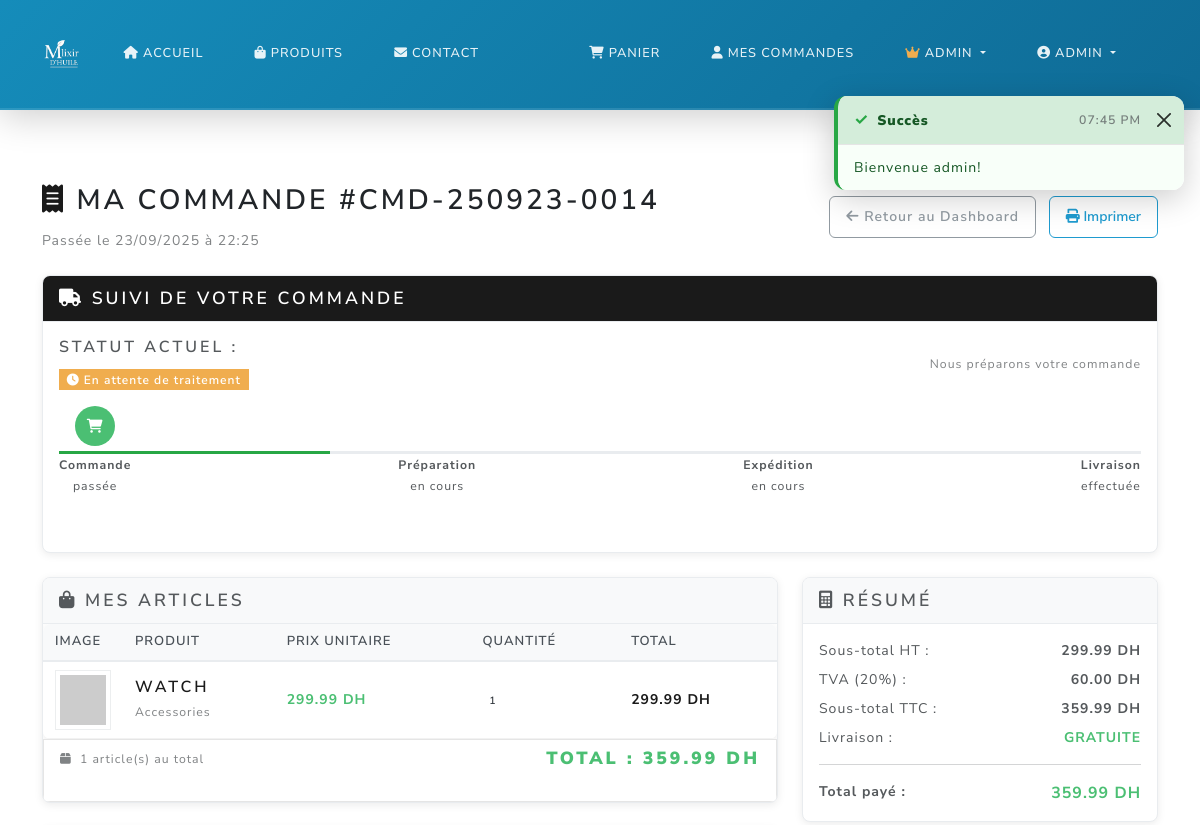
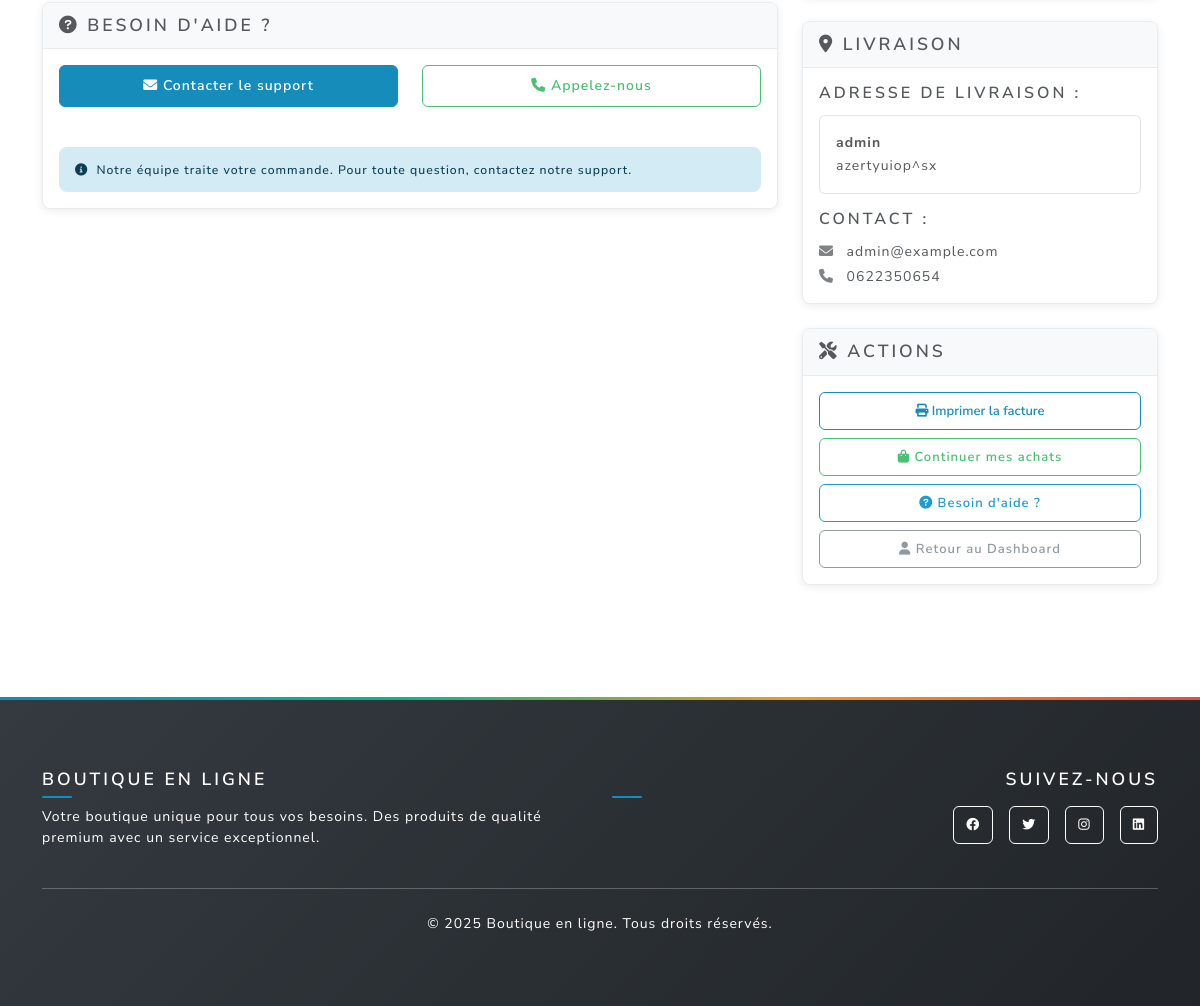
/order/14 (signed in), run on an earlier commit of the app's database (2 pictures, top to bottom).
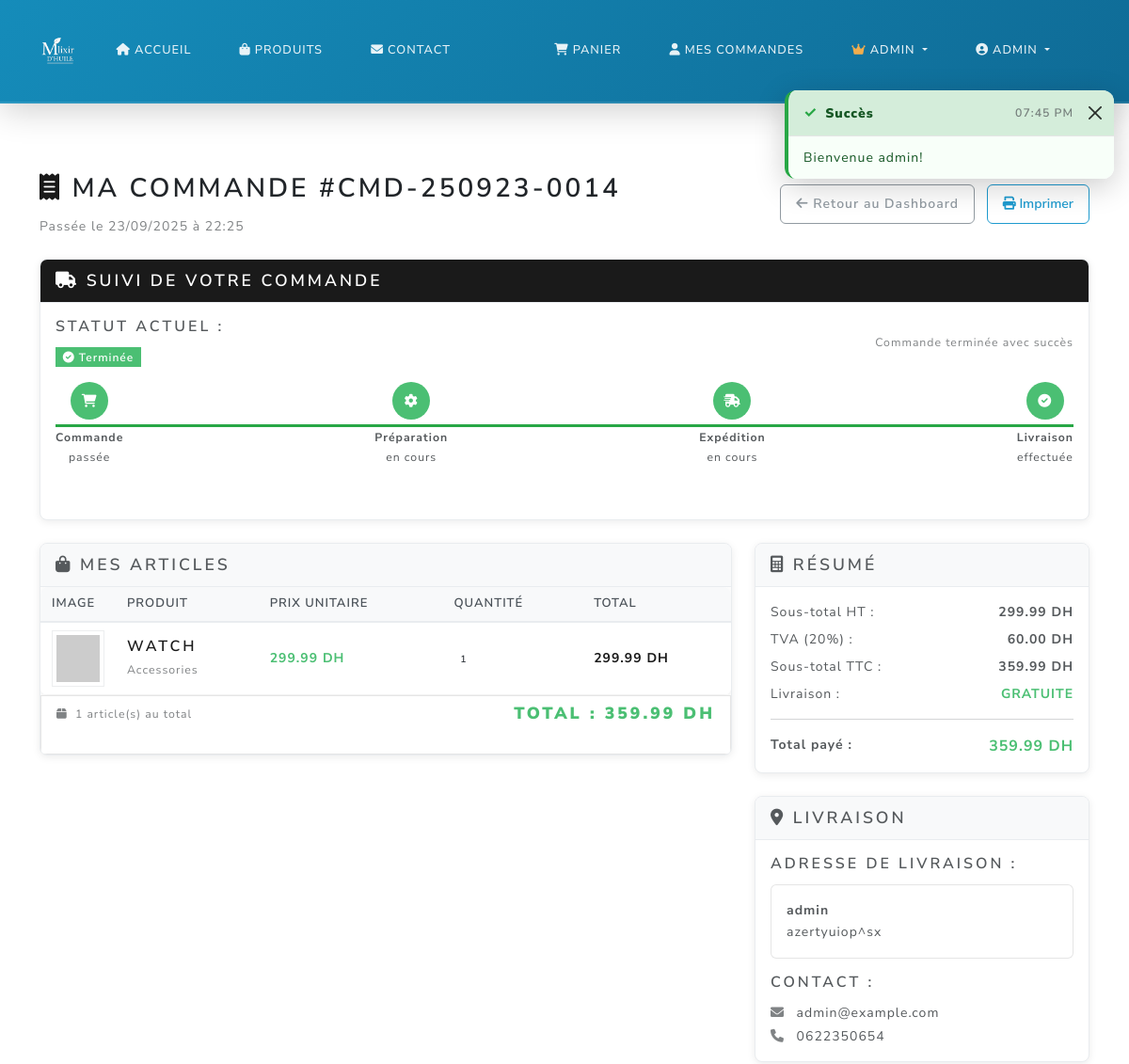
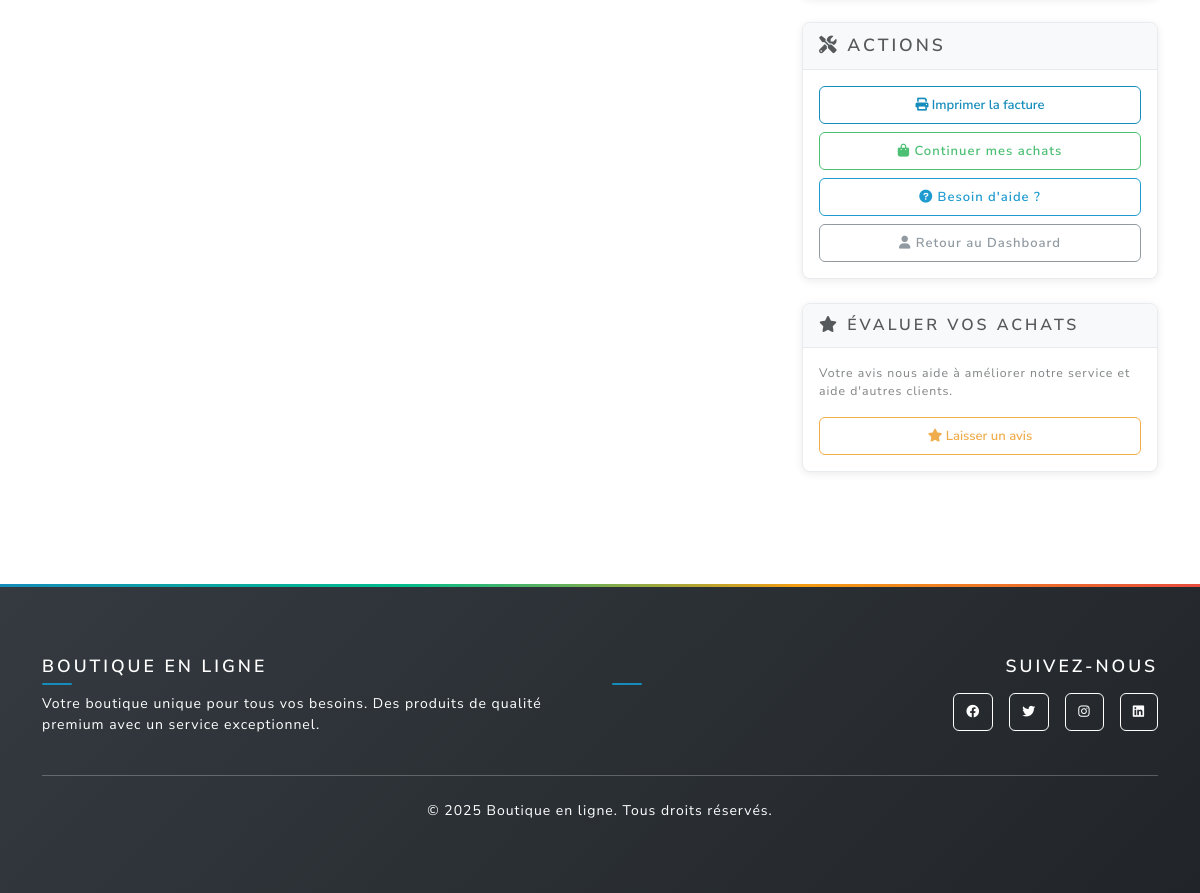
And on a later commit of the database (2 pictures, top to bottom).
### main.py (the view)
@app.route('/order/<int:order_id>')
@login_required
def order_detail(order_id):
    order = Order.query.filter_by(id=order_id, user_id=current_user.id).first_or_404()
    order_items = db.session.query(OrderItem, Product)\
        .join(Product, OrderItem.product_id == Product.id)\
        .filter(OrderItem.order_id == order_id)\
        .all()
    return render_template('order_detail.html', order=order, order_items=order_items)

### main.py (called while the page is built, shortened)
@login_manager.user_loader
def load_user(user_id):
    return User.query.get(int(user_id))

@app.context_processor
def inject_toast_messages():
    toast_message = session.pop('toast_message', None)
    toast_type = session.pop('toast_type', None)
    return {
        'toast_message': toast_message,
        'toast_type': toast_type or 'info'
    }

@app.context_processor
def inject_cart_count():
    if current_user.is_authenticated:
        try:
            from sqlalchemy import inspect
            inspector = inspect(db.engine)
            if 'cart' in inspector.get_table_names():
                cart_count = Cart.query.filter_by(user_id=current_user.id).count()
                cart_total_quantity = db.session.query(db.func.sum(Cart.quantity))\
                    .filter_by(user_id=current_user.id).scalar() or 0
                return {
                    'cart_count': cart_count,
                    'cart_total_quantity': int(cart_total_quantity)
                }
        except Exception:
            pass
    return {'cart_count': 0, 'cart_total_quantity': 0}

def get_shipping_settings():
    settings = ShippingSettings.query.first()
    return settings

### templates/order_detail.html (shortened to what the changed rows need)
{% extends "base.html" %}
{% block content %}
<div class="container py-4">
  <div class="d-flex justify-content-between align-items-center mb-4">
    <div>
      <h2><i class="fas fa-receipt text-primary"></i> Ma Commande #{{ order.title }}</h2>
    </div>
  </div>
  <div class="row mb-4">
    <div class="col-12">
      <div class="card">
        <div class="card-body">
          <div class="row align-items-center mb-3">
            <div class="col-md-6">
              <h6>Statut actuel :</h6>
              {% if order.status == 'pending' %}
                <span class="badge bg-warning fs-6"><i class="fas fa-clock me-1"></i>En attente de traitement</span>
              {% elif order.status == 'processing' %}
                <span class="badge bg-info fs-6"><i class="fas fa-cog me-1"></i>En cours de préparation</span>
              {% elif order.status == 'shipped' %}
                <span class="badge bg-primary fs-6"><i class="fas fa-shipping-fast me-1"></i>Expédiée</span>
              {% elif order.status == 'delivered' %}
                <span class="badge bg-success fs-6"><i class="fas fa-truck me-1"></i>Livrée</span>
              {% elif order.status == 'completed' %}
                <span class="badge bg-success fs-6"><i class="fas fa-check-circle me-1"></i>Terminée</span>
              {% elif order.status == 'cancelled' %}
                <span class="badge bg-danger fs-6"><i class="fas fa-times me-1"></i>Annulée</span>
              {% endif %}
            </div>
            <div class="col-md-6 text-end">
              <small class="text-muted">
                {% if order.status == 'pending' %}
                  Nous préparons votre commande
                {% elif order.status == 'processing' %}
                  Votre commande est en cours de préparation
                {% elif order.status == 'shipped' %}
                  Votre commande a été expédiée
                {% elif order.status == 'delivered' %}
                  Votre commande a été livrée
                {% elif order.status == 'completed' %}
                  Commande terminée avec succès
                {% elif order.status == 'cancelled' %}
                  Cette commande a été annulée
                {% endif %}
              </small>
            </div>
          </div>
          <div class="row">
            <div class="col-12">
              <div class="d-flex justify-content-between position-relative mb-3">
                {% set progress_width = 25 %}
                {% if order.status == 'processing' %}
                  {% set progress_width = 50 %}
                {% elif order.status == 'shipped' %}
                  {% set progress_width = 75 %}
                {% elif order.status in ['delivered', 'completed'] %}
                  {% set progress_width = 100 %}
                {% elif order.status == 'cancelled' %}
                  {% set progress_width = 0 %}
                {% endif %}
                <div class="position-absolute top-50 start-0 w-100" style="height: 3px; background-color: #e9ecef; z-index: 1;"></div>
                <div class="position-absolute top-50 start-0" style="height: 3px; width: {{ progress_width }}%; background-color: #28a745; z-index: 2;"></div>
                <div class="text-center position-relative" style="z-index: 3;">
                  <div class="rounded-circle bg-{{ 'success' if order.status in ['pending', 'processing', 'shipped', 'delivered', 'completed'] else 'secondary' }} text-white d-flex align-items-center justify-content-center mx-auto mb-2" style="width: 40px; height: 40px;">
                  </div>
                  <small><strong>Commande</strong><br>passée</small>
                </div>
                <div class="text-center position-relative" style="z-index: 3;">
                  <div class="rounded-circle bg-{{ 'success' if order.status in ['processing', 'shipped', 'delivered', 'completed'] else 'secondary' }} text-white d-flex align-items-center justify-content-center mx-auto mb-2" style="width: 40px; height: 40px;">
                  </div>
                  <small><strong>Préparation</strong><br>en cours</small>
                </div>
                <div class="text-center position-relative" style="z-index: 3;">
                  <div class="rounded-circle bg-{{ 'success' if order.status in ['shipped', 'delivered', 'completed'] else 'secondary' }} text-white d-flex align-items-center justify-content-center mx-auto mb-2" style="width: 40px; height: 40px;">
                  </div>
                  <small><strong>Expédition</strong><br>en cours</small>
                </div>
                <div class="text-center position-relative" style="z-index: 3;">
                  <div class="rounded-circle bg-{{ 'success' if order.status in ['delivered', 'completed'] else 'secondary' }} text-white d-flex align-items-center justify-content-center mx-auto mb-2" style="width: 40px; height: 40px;">
                  </div>
                  <small><strong>Livraison</strong><br>effectuée</small>
                </div>
              </div>
            </div>
          </div>
        </div>
      </div>
    </div>
  </div>
  <div class="row">
    <div class="col-lg-8">
      <div class="card mb-4">
        <div class="card-body p-0">
          {% if order_items %}
          <div class="table-responsive">
            <table class="table table-hover mb-0">
              <thead class="table-light">
                <tr>
                  <th style="width: 80px;">Image</th>
                  <th>Produit</th>
                  <th>Prix unitaire</th>
                  <th>Quantité</th>
                  <th>Total</th>
                </tr>
              </thead>
            </table>
          </div>
          {% else %}
          <div class="text-center py-4">
            <i class="fas fa-exclamation-triangle fa-2x text-warning mb-2"></i>
            <p class="text-muted">Aucun article trouvé pour cette commande</p>
          </div>
          {% endif %}
        </div>
      </div>
      {% if order.status not in ['completed', 'cancelled'] %}
      <div class="card">
        <div class="card-header">
          <h5 class="mb-0"><i class="fas fa-question-circle"></i> Besoin d'aide ?</h5>
        </div>
        <div class="card-body">
          <div class="row">
            <div class="col-md-6 mb-3">
              <div class="d-grid">
                <a href="{{ url_for('contact') }}" class="btn btn-primary">
                  <i class="fas fa-envelope"></i> Contacter le support
                </a>
              </div>
            </div>
            <div class="col-md-6 mb-3">
              <div class="d-grid">
                <a href="tel:+212522000000" class="btn btn-outline-success">
                  <i class="fas fa-phone"></i> Appelez-nous
                </a>
              </div>
            </div>
          </div>
          <div class="alert alert-info mb-0">
            <small>
              <i class="fas fa-info-circle me-1"></i>
              {% if order.status == 'pending' %}
                Notre équipe traite votre commande. Pour toute question, contactez notre support.
              {% elif order.status == 'processing' %}
                Votre commande est en cours de préparation dans notre entrepôt.
              {% elif order.status == 'shipped' %}
                Votre commande a été expédiée. Vous devriez la recevoir bientôt !
              {% elif order.status == 'delivered' %}
                Votre commande a été livrée. Merci pour votre achat !
              {% endif %}
            </small>
          </div>
        </div>
      </div>
      {% endif %}
    </div>
    <div class="col-lg-4">
          {% set free_shipping_threshold = shipping_settings.free_shipping_threshold if shipping_settings else 500 %}
          {% set standard_shipping_cost = shipping_settings.standard_shipping_cost if shipping_settings else 30 %}
          {% set tax_rate = shipping_settings.tax_rate if shipping_settings else 0.2 %}
          {% set subtotal_ht = order.total / (1 + tax_rate) %}
          {% set tax_amount = order.total - subtotal_ht %}
          {% set shipping_cost = 0 if order.total >= free_shipping_threshold else standard_shipping_cost %}
          {% set grand_total = order.total + shipping_cost %}
      {% if order.status == 'completed' %}
      <div class="card mt-4">
        <div class="card-header">
          <h6 class="mb-0"><i class="fas fa-star"></i> Évaluer vos achats</h6>
        </div>
        <div class="card-body">
          <p class="small text-muted mb-3">
            Votre avis nous aide à améliorer notre service et aide d'autres clients.
          </p>
          <div class="d-grid">
            <button class="btn btn-outline-warning btn-sm">
              <i class="fas fa-star"></i> Laisser un avis
            </button>
          </div>
        </div>
      </div>
      {% endif %}
    </div>
  </div>
</div>
{% endblock %}

What changed in the data, as far as the page shows it:
changed Order "CMD-250923-0014": status "pending" → "completed" (drawn)
Also different on the page:
{{ progress_width }}: 25 → 100 (drawn)
text no longer shown: "En attente de traitement Nous préparons votre commande BESOIN D'AIDE ? Contacter le support Appelez-nous Notre équipe traite votre commande. Pour toute question, contactez notre support."
text now shown: "Terminée Commande terminée avec succès ÉVALUER VOS ACHATS Votre avis nous aide à améliorer notre service et aide d'autres clients. Laisser un avis"
